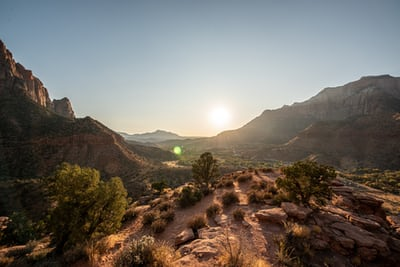
#> input picture Images/Train/image_137.jpg, 400 x 267 px; its folder holds 4 pictures in this run
$ python image_process.py
#> lines starting #> are read from the running program, lines starting #| are printed output that depends on the picture
import os
import numpy as np
from PIL import Image
import cv2
# Define the directory paths
input_dir = 'Images/Train'
output_dir = 'Images/Train_processed'

# Create the output directory if it does not exist
if not os.path.exists(output_dir):
    os.makedirs(output_dir)

# Define the lambda function


def func(x): return cv2.GaussianBlur(np.clip(
    x + np.random.normal(0, 25, x.shape).astype(np.uint8), 0, 255), (5, 5), 1)


# Loop through the images in the input directory
for filename in os.listdir(input_dir):
    # Load the image
    img = Image.open(os.path.join(input_dir, filename))
#> img is the input picture: PIL image 400x267 RGB; mean R, G, B 113, 107.1, 100.1

    # Apply the lambda function to the image
    img_processed = Image.fromarray(np.uint8(func(np.array(img))))
#> in func, `def func(x): return cv2.GaussianBlur(np.clip( x + np.random.normal(0, ..`:
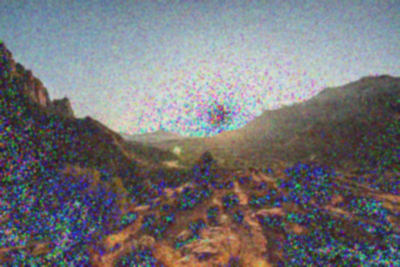
#> returned value: shape (267, 400, 3); mean of channels 0, 1, 2 116.4, 115.6, 119.4; drawn as R, G, B

    # Save the processed image to the output directory
    img_processed.save(os.path.join(output_dir, filename))
#> pass 2 of the loop `for filename in os.listdir(input_dir):`:
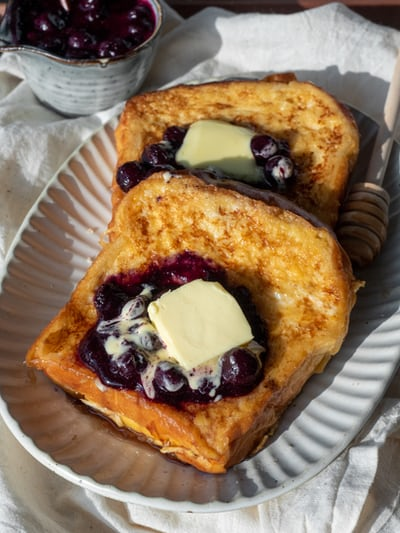
#> input picture Images/Train/image_191.jpg, 400 x 533 px
#> img is the input picture: PIL image 400x533 RGB; mean R, G, B 140.5, 116.8, 92.9
#> in func (call 2), `def func(x): return cv2.GaussianBlur(np.clip( x + np.random.normal(0, ..`:
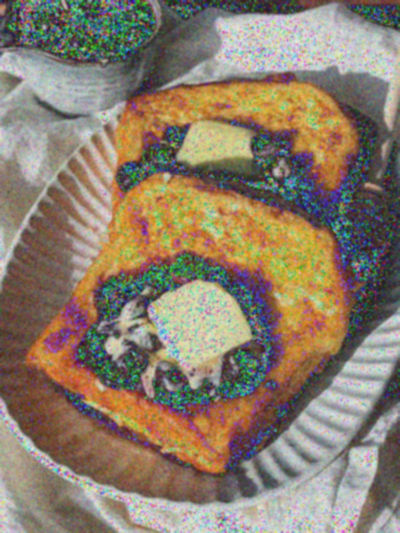
#> returned value: shape (533, 400, 3); mean of channels 0, 1, 2 139.6, 125.3, 107.9; drawn as R, G, B
#> pass 3 of the loop `for filename in os.listdir(input_dir):`:
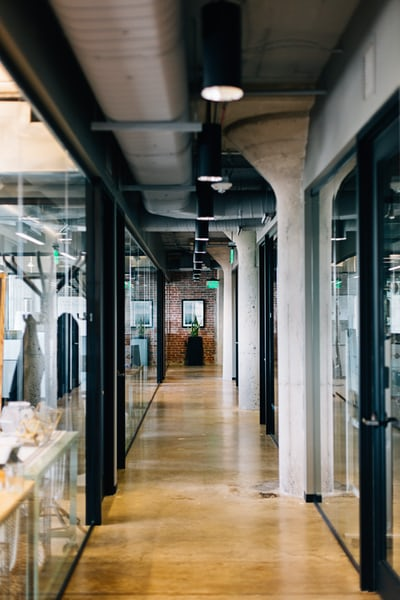
#> input picture Images/Train/image_25.jpg, 400 x 600 px
#> img is the input picture: PIL image 400x600 RGB; mean R, G, B 111.6, 106.1, 94.1
#> in func (call 3), `def func(x): return cv2.GaussianBlur(np.clip( x + np.random.normal(0, ..`:
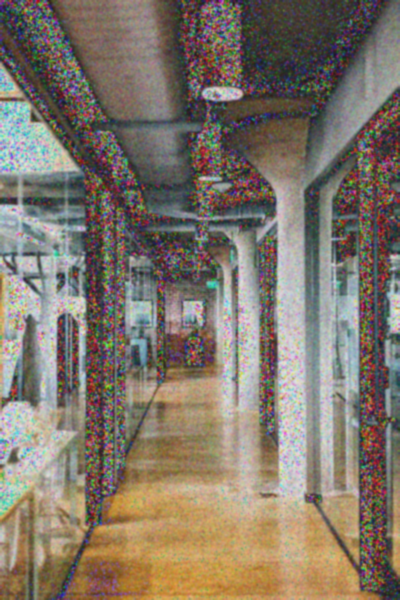
#> returned value: shape (600, 400, 3); mean of channels 0, 1, 2 129.2, 118.7, 106.2; drawn as R, G, B
#> the loop made 4 passes; the first 3 are shown
